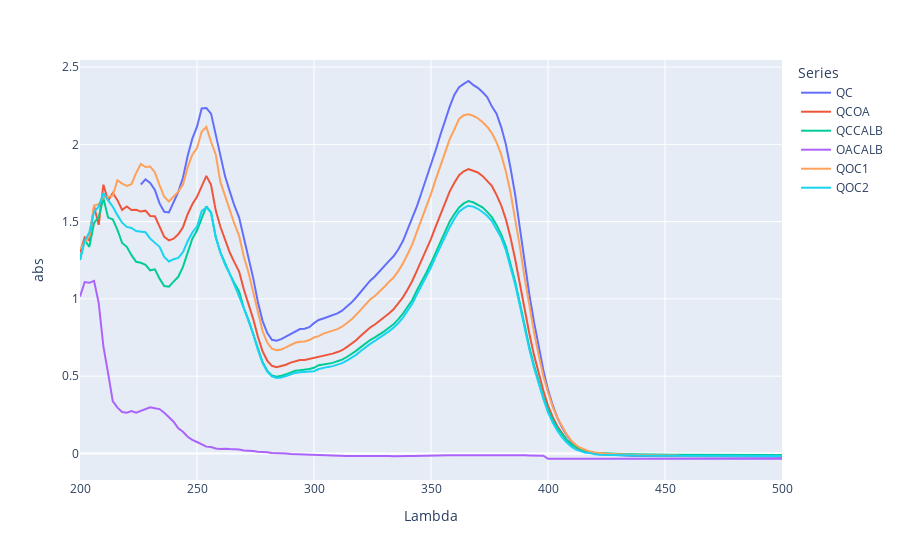

Notebook code for this chart:
### Markdown cell above
### ***24 horas 200 rpm 50 °C***

### Code cell
import pandas as pd
import plotly.express as px
import os

# Define the file path for different operating systems
file_path = '24h.csv'

# Adjust file path for Unix-like systems (Linux, macOS) if necessary
if os.name != 'nt':  # 'nt' is the name for Windows systems
    file_path = file_path.replace('D:', '/mnt/d').replace('\\', '/')

# Load the data
df = pd.read_csv(file_path)

# Melt the DataFrame to long format
df_melted = df.melt(id_vars=['Lambda'], var_name='Series', value_name='abs')

# Create the line plot
fig = px.line(df_melted, x='Lambda', y='abs', color='Series')

# Show the plot
fig.show()

### Figure 1 — Plotly figure (JSON) as saved in the notebook; plotly's stock layout.template omitted (floating-point values rounded to 4 significant figures; data arrays with more than 128 entries replaced by an {"elided": "..."} marker saying what was removed)
{"data": [{"hovertemplate": "Series=QC<br>Lambda=%{x}<br>abs=%{y}<extra></extra>", "legendgroup": "QC", "line": {"color": "#636efa", "dash": "solid"}, "marker": {"symbol": "circle"}, "mode": "lines", "name": "QC", "orientation": "v", "showlegend": true, "type": "scatter", "x": {"elided": "151 int values"}, "xaxis": "x", "y": {"elided": "151 float values"}, "yaxis": "y"}, {"hovertemplate": "Series=QCOA<br>Lambda=%{x}<br>abs=%{y}<extra></extra>", "legendgroup": "QCOA", "line": {"color": "#EF553B", "dash": "solid"}, "marker": {"symbol": "circle"}, "mode": "lines", "name": "QCOA", "orientation": "v", "showlegend": true, "type": "scatter", "x": {"elided": "151 int values"}, "xaxis": "x", "y": {"elided": "151 float values"}, "yaxis": "y"}, {"hovertemplate": "Series=QCCALB<br>Lambda=%{x}<br>abs=%{y}<extra></extra>", "legendgroup": "QCCALB", "line": {"color": "#00cc96", "dash": "solid"}, "marker": {"symbol": "circle"}, "mode": "lines", "name": "QCCALB", "orientation": "v", "showlegend": true, "type": "scatter", "x": {"elided": "151 int values"}, "xaxis": "x", "y": {"elided": "151 float values"}, "yaxis": "y"}, {"hovertemplate": "Series=OACALB<br>Lambda=%{x}<br>abs=%{y}<extra></extra>", "legendgroup": "OACALB", "line": {"color": "#ab63fa", "dash": "solid"}, "marker": {"symbol": "circle"}, "mode": "lines", "name": "OACALB", "orientation": "v", "showlegend": true, "type": "scatter", "x": {"elided": "151 int values"}, "xaxis": "x", "y": {"elided": "151 float values"}, "yaxis": "y"}, {"hovertemplate": "Series=QOC1<br>Lambda=%{x}<br>abs=%{y}<extra></extra>", "legendgroup": "QOC1", "line": {"color": "#FFA15A", "dash": "solid"}, "marker": {"symbol": "circle"}, "mode": "lines", "name": "QOC1", "orientation": "v", "showlegend": true, "type": "scatter", "x": {"elided": "151 int values"}, "xaxis": "x", "y": {"elided": "151 float values"}, "yaxis": "y"}, {"hovertemplate": "Series=QOC2<br>Lambda=%{x}<br>abs=%{y}<extra></extra>", "legendgroup": "QOC2", "line": {"color": "#19d3f3", "dash": "solid"}, "marker": {"symbol": "circle"}, "mode": "lines", "name": "QOC2", "orientation": "v", "showlegend": true, "type": "scatter", "x": {"elided": "151 int values"}, "xaxis": "x", "y": {"elided": "151 float values"}, "yaxis": "y"}], "layout": {"legend": {"title": {"text": "Series"}, "tracegroupgap": 0}, "margin": {"t": 60}, "xaxis": {"anchor": "y", "domain": [0, 1], "title": {"text": "Lambda"}}, "yaxis": {"anchor": "x", "domain": [0, 1], "title": {"text": "abs"}}}}
